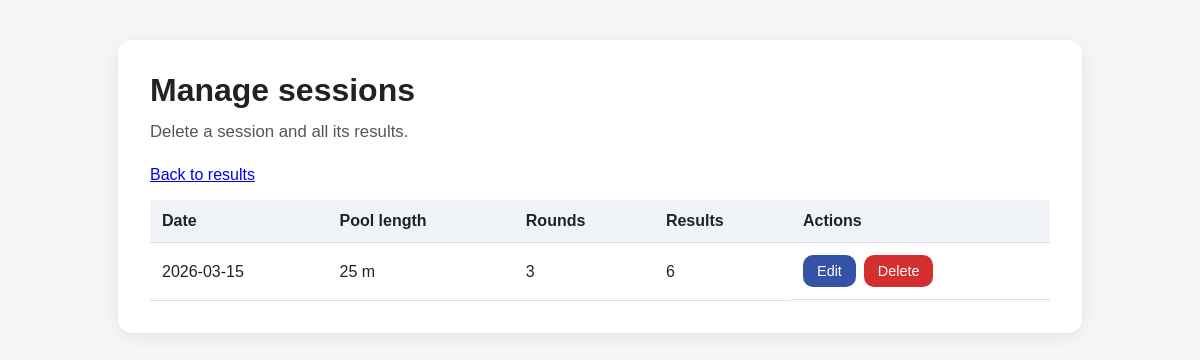
/manage-sessions (signed in), run on an earlier commit of the app's database.
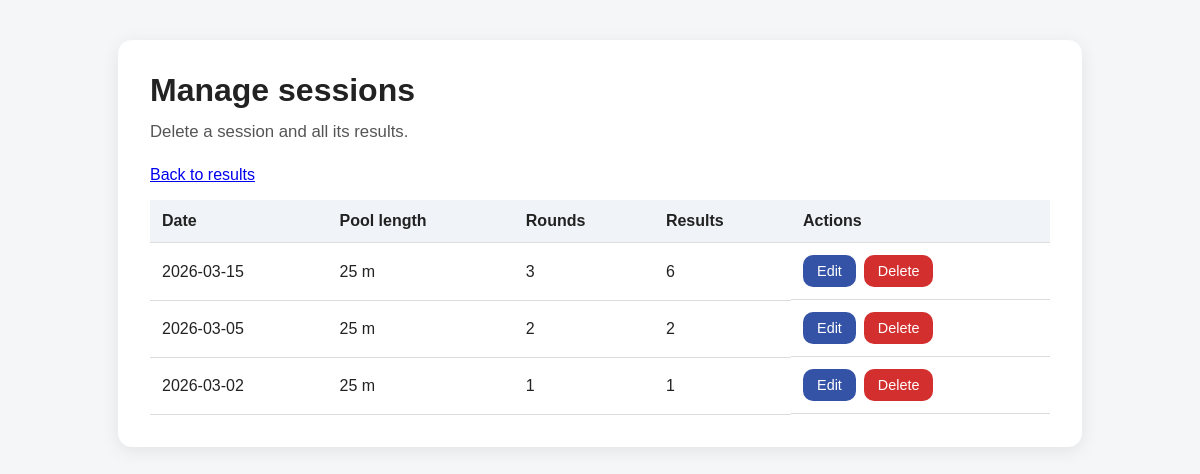
And on a later commit of the database.
### models.py (models this page shows, shortened)
class KlockanSession(db.Model):
    id = db.Column(db.Integer, primary_key=True)
    date = db.Column(db.String(20), nullable=False)
    pool_length = db.Column(db.String(20), nullable=False)
    max_rounds = db.Column(db.Integer, nullable=False)
    results = db.relationship("KlockanResult", backref="session", lazy=True, cascade="all, delete-orphan")

### app.py (the view)
@app.route("/manage-sessions")
@login_required
def manage_sessions():
    sessions = KlockanSession.query.order_by(KlockanSession.date.desc()).all()
    message = session.pop("manage_session_message", "")
    return render_template("manage_sessions.html", sessions=sessions, message=message)

### app.py (called while the page is built)
@login_manager.user_loader
def load_user(user_id):
    return User.query.get(int(user_id))

### templates/manage_sessions.html (shortened to what this page needs)
<!DOCTYPE html>
<html lang="en">
<head>
    <link rel="stylesheet" href="{{ url_for('static', filename='style.css') }}">
</head>
<body>
    <div class="container">
        <h1>Manage sessions</h1>
        <p class="page-subtitle">Delete a session and all its results.</p>
        <p><a href="{{ url_for('index') }}">Back to results</a></p>
        {% if sessions %}
            <table>
                <thead>
                    <tr>
                        <th>Date</th>
                        <th>Pool length</th>
                        <th>Rounds</th>
                        <th>Results</th>
                        <th>Actions</th>
                    </tr>
                </thead>
                <tbody>
                    {% for s in sessions %}
                        <tr>
                            <td>{{ s.date }}</td>
                            <td>{{ s.pool_length }}</td>
                            <td>{{ s.max_rounds }}</td>
                            <td>{{ s.results | length }}</td>
                            <td class="action-buttons">
                                <a class="edit-button" href="{{ url_for('edit_session', session_id=s.id) }}">Edit</a>
                                <a class="deactivate-button button-link" href="{{ url_for('confirm_delete_session', session_id=s.id) }}">Delete</a>
                            </td>
                        </tr>
                    {% endfor %}
                </tbody>
            </table>
        {% else %}
            <p>No sessions found. <a href="{{ url_for('add_klockan_session') }}">Add a session</a> first.</p>
        {% endif %}
    </div>
</body>
</html>

What changed in the data, as far as the page shows it:
added KlockanSession: date "2026-03-05", pool_length "25 m", max_rounds "2", results|length "2"
added KlockanSession: date "2026-03-02", pool_length "25 m", max_rounds "1", results|length "1"
